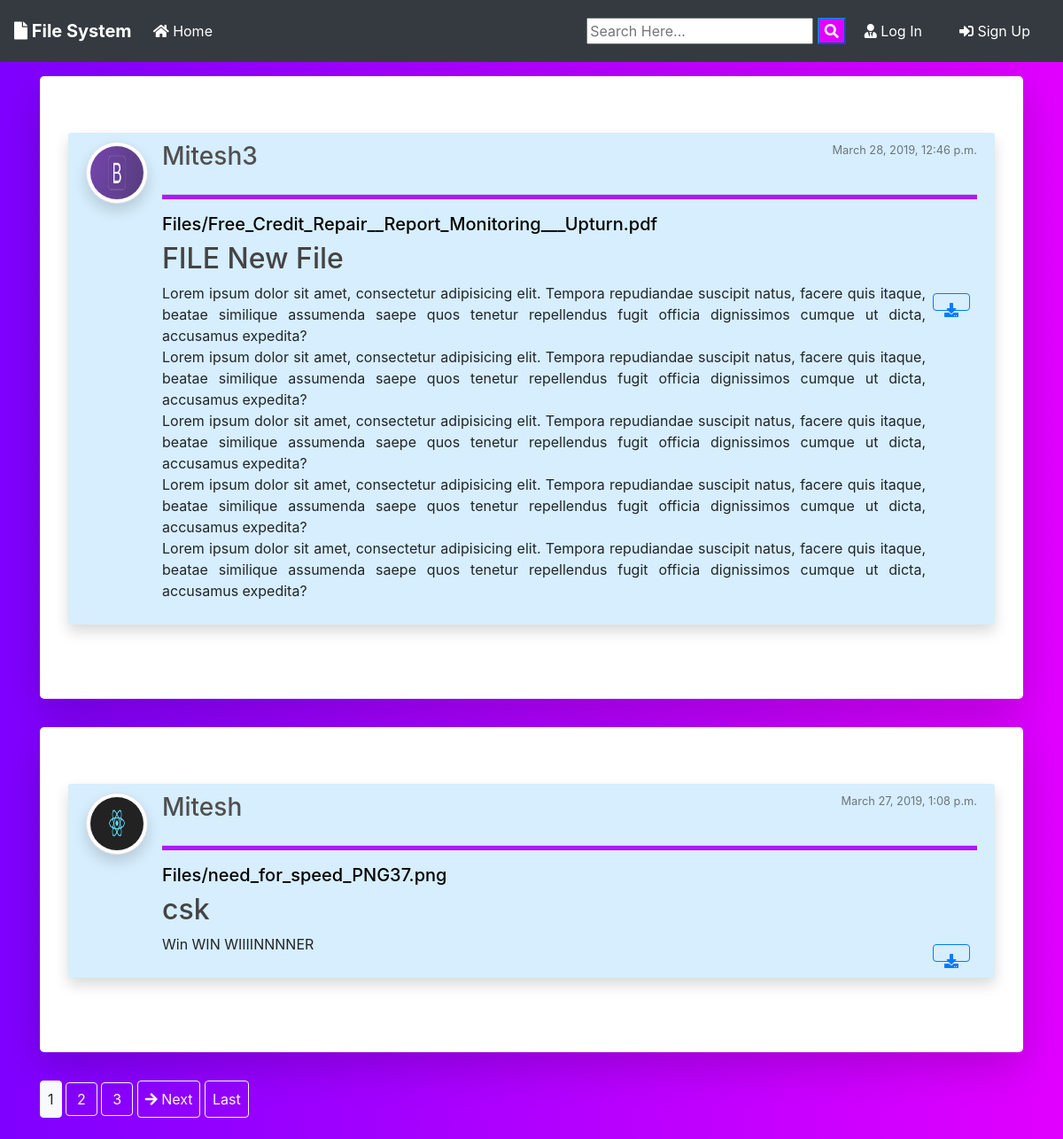
The page / on the database its author committed.
### FileApp/models.py (models this page shows, shortened)
class files(models.Model):
    FileName=models.CharField(max_length=100)
    file=models.FileField(null=True,blank=True,upload_to='Files')
    content=models.TextField()
    date_upload=models.DateTimeField(auto_now_add=True)
    author=models.ForeignKey(User,on_delete=models.CASCADE)

### users/models.py (models this page shows, shortened)
class Profile(models.Model):
    user = models.OneToOneField(User, on_delete=models.CASCADE)
    image = models.ImageField(default='default.jpg', upload_to='profile_pics')

### FileApp/views.py (the view)
# urls.py: path('',PostListView.as_view(),name='file-home' ),
class PostListView(ListView):
    model=files
    template_name='File/home.html'
    context_object_name='files'
    ordering=['-date_upload']
    paginate_by=2

### FileApp/templates/File/Home.html (shortened to what this page needs)
{% extends 'file/base.html' %}
{% block content %}
{% for f in files %}
<div class="jumbotron mt-3 bg-white shadow-lg">
<article class="media content-section shadow">
    <a href="{{ f.author.profile.image.url }} " target="_blank"> <img src="{{ f.author.profile.image.url }}  " alt="" class="article-img rounded-circle img-thumbnail img-fluid shadow">
    </a>
    <div class="media-body">
      <div class="article-metadata d-flex justify-content-between">
        <a class="mr-2 " href="{% url 'user-file' f.author.username  %}"><h3>{{ f.author }}</h3></a>
        <small class="text-muted">{{ f.date_upload }}</small>
      </div>
      <hr>
      {% if f.file %}
      <a href="{{ f.file.url }}"  download class="text-dark text-justify "><h5>{{ f.file }}</h5></a>
      {% endif %}
      <h2><a class="article-title text-justify " href="{% url 'file-detail' f.id %}">{{ f.FileName }}</a></h2>
      <div class="d-flex justify-content-between">
        <p class="article-content text-justify text-truncate overflow-hidden">{{ f.content }}</p>
        {% if f.file %}
     <div class="form-group mt-0 pt-0  m-2">
          <a class="btn btn-outline-primary  btn-d "  href="{{ f.file.url }}"  download type="submit"><i class="fas fa-download"></i></a>
      </div>
      {% endif %}
      </div>
    </div>
  </article>
</div>
{% endfor %}
{% if is_paginated %}
  {% for num in page_obj.paginator.page_range %}
    {% if page_obj.number == num %}
    <a href="?page={{ num }}" class="btn btn-light p-2 mb-4">{{ num }}</a>
    {% elif num > page_obj.number|add:'-3' and num < page_obj.number|add:'3' %}
    <a href="?page={{ num }}" class="btn btn-outline-light  mb-4">{{ num }}</a>
    {% endif %}
  {% endfor %}
  {% if page_obj.has_next %}
  <a href="?page={{ page_obj.next_page_number }}" class="btn btn-outline-light p-2 mb-4"><i class="fas fa-arrow-right"></i> Next</a>
  <a href="?page={{ page_obj.paginator.num_pages }}" class="btn btn-outline-light p-2  mb-4">Last</a>
   {% endif %}
{% endif %}
{% endblock content %}

### FileApp/static/FileApp/main.css (style rules this page uses)
body { background: linear-gradient(to right, #7f00ff, #e100ff); }
h5 { color: #000; }
h3 { color: #504f4f; }
hr { border-bottom: 5px solid rgba(172, 0, 254, 0.9); }
.btn-d { height: 20px; }
.content-section { background: #d6eefd; padding: 10px 20px; border-radius: 3px; margin-bottom: 20px; }
.article-title { color: #444444; }
.article-content { white-space: pre-line; }
.article-img { height: 70px; width: 70px; margin-right: 16px; }
.article-metadata { padding-bottom: 1px; margin-bottom: 4px; }

### rows shown on the page
files: author.profile.image (picture), author "Mitesh3", date_upload "March 28, 2019, 12:46 p.m.", file "Files/Free_Credit_Repair__Report_Monitoring___Upturn.pdf", FileName "FILE New File", content "Lorem ipsum dolor sit amet, consectetur adipisicing elit. Tempora repudiandae suscipit natus, facere quis itaque, beatae similique assumenda saepe quos tenetur repellendus fugit officia dignissimos cumque ut dicta, accusamus expedita? Lorem ipsum dolor sit amet, consectetur adipisicing elit. Tempora repudiandae suscipit natus, facere quis itaque, beatae similique assumenda saepe quos tenetur repellendus fugit officia dignissimos cumque ut dicta, accusamus expedita? Lorem ipsum dolor sit amet, consectetur adipisicing elit. Tempora repudiandae suscipit natus, facere quis itaque, beatae similique assumenda saepe quos tenetur repellendus fugit officia dignissimos cumque ut dicta, accusamus…"
files: author.profile.image (picture), author "Mitesh", date_upload "March 27, 2019, 1:08 p.m.", file "Files/need_for_speed_PNG37.png", FileName "csk", content "Win WIN WIIIINNNNER"

### other values the page prints
{{ num }} "1"
{{ num }} "2" "3"
